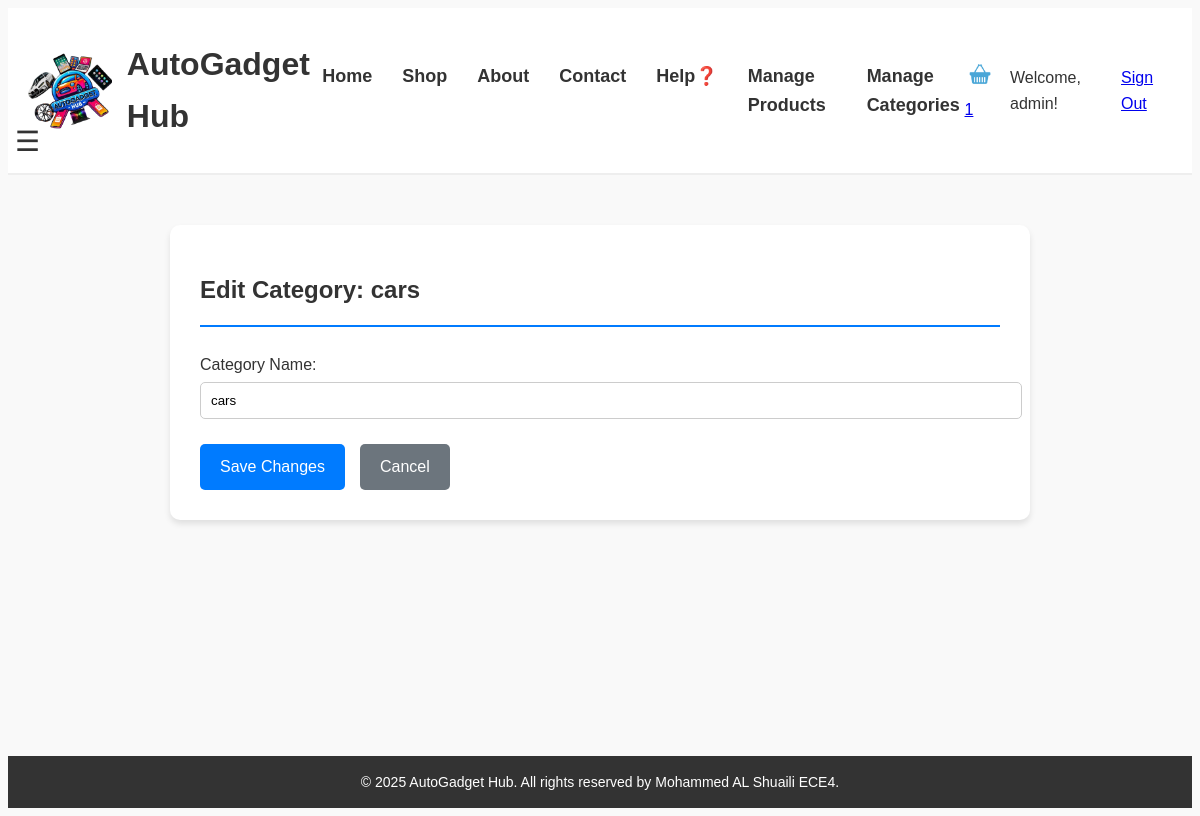
The page /staff/category/2/edit/ (signed in) on the database as committed earlier.
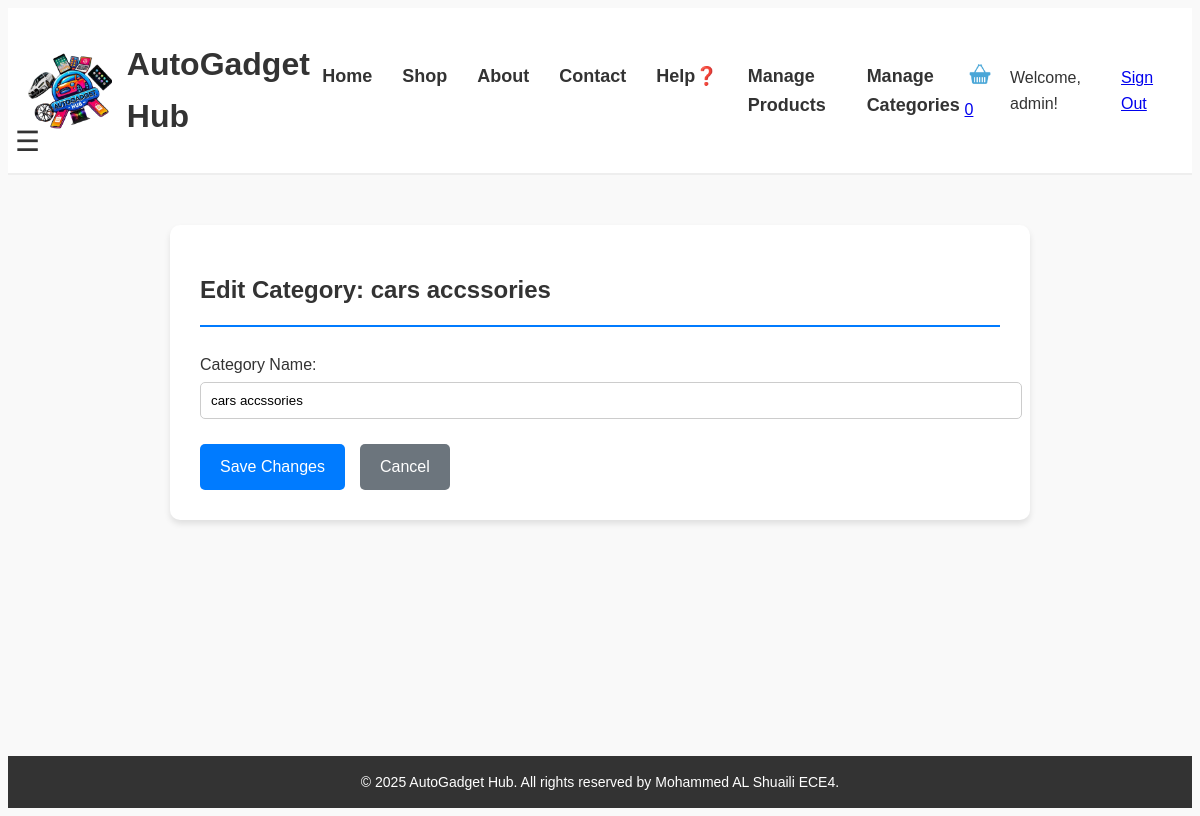
The same page on the database as committed later.
### myapp/models.py (models this page shows, shortened)
class ProductCategory(models.Model):
    name = models.CharField(max_length=100)

### myapp/views.py (the view)
# urls.py: path('staff/category/<int:category_id>/edit/', views.category_edit, name='category_edit'),
@staff_member_required
def category_edit(request, category_id):
    category = get_object_or_404(ProductCategory, id=category_id)
    if request.method == 'POST':
        form = ProductCategoryForm(request.POST, instance=category)
        if form.is_valid():
            form.save()
            messages.success(request, 'Category updated successfully')
            return redirect('manage_categories')
    else:
        form = ProductCategoryForm(instance=category)
    return render(request, 'myapp/staff/category_form.html', {'form': form, 'category': category})

### myapp/forms.py
class ProductCategoryForm(forms.ModelForm):
    class Meta:
        model = ProductCategory
        fields = ['name']
        labels = {
            'name': 'Category Name'
        }
        widgets = {
            'name': forms.TextInput(attrs={'placeholder': 'Enter category name'})
        }

### myapp/templates/myapp/staff/category_form.html (shortened to what this page needs)
{% extends "myapp/base.html" %}
{% block content %}
<div class="staff-form">
    <h1>{% if category %}Edit Category: {{ category.name }}{% else %}Add New Category{% endif %}</h1>
    <form method="post">
        <div class="form-group">
            {{ form.name.label_tag }}
            {{ form.name }}
        </div>
        <div class="form-actions">
            <button type="submit" class="btn-primary">{% if category %}Save Changes{% else %}Create Category{% endif %}</button>
            <a href="{% url 'manage_categories' %}" class="btn-secondary">Cancel</a>
        </div>
    </form>
</div>
{% endblock %}

### myapp/templates/myapp/base.html (shortened to what this page needs)
<!DOCTYPE html>
<html lang="en">
<head>
    {% load static %}
    <link rel="stylesheet" href="{% static 'myapp/css/header_mainBody.css' %}">
    <link rel="stylesheet" href="{% static 'myapp/css/staff.css' %}">
</head>
<body>
    <header>
        <div>
            <img src="{% static 'myapp/images/my_logo.png' %}" alt="AutoGadget Hub Logo">
            <h1>AutoGadget Hub</h1>
        </div>
        <nav>
            <a href="{% url 'home' %}">Home</a>
            <a href="{% url 'shop' %}">Shop</a>
            <a href="{% url 'about' %}">About</a>
            <a href="{% url 'contact' %}">Contact</a>
            <a href="{% url 'help' %}">Help❓</a>
            {% if user.is_staff %}
            <a href="{% url 'manage_products' %}">Manage Products</a>
            <a href="{% url 'manage_categories' %}">Manage Categories</a>
            {% endif %}
        </nav>
        <div class="auth-section">
            <a href="{% url 'cart' %}" class="cart-link">
                <img src="{% static 'myapp/images/shopping_cart.png' %}" alt="Cart">
                <span class="cart-count">
                    {% if user.is_authenticated %}{{ user.cartitem_set.count }}{% else %}0{% endif %}
                </span>
            </a>
            {% if user.is_authenticated %}
            <span>Welcome, {{ user.username }}!</span>
            <a href="{% url 'signout' %}">Sign Out</a>
            {% else %}
            <a href="{% url 'signin' %}">Sign In</a>
            <a href="{% url 'signup' %}">Sign Up</a>
            {% endif %}
        </div>
    </header>
    <main>
        <div class="menu-trigger">
            <div class="hamburger">☰</div>
        </div>
        {% block content %}{% endblock %}
    </main>
    <footer>
        <p>&copy; 2025 AutoGadget Hub. All rights reserved by Mohammed AL Shuaili ECE4.</p>
    </footer>
</body>
</html>

Rows that differ between the two databases and show on the page:
changed ProductCategory: name "cars" → "cars accssories"
Other text that changed with them:
{{ user.cartitem_set.count }}: "1" → "0"
